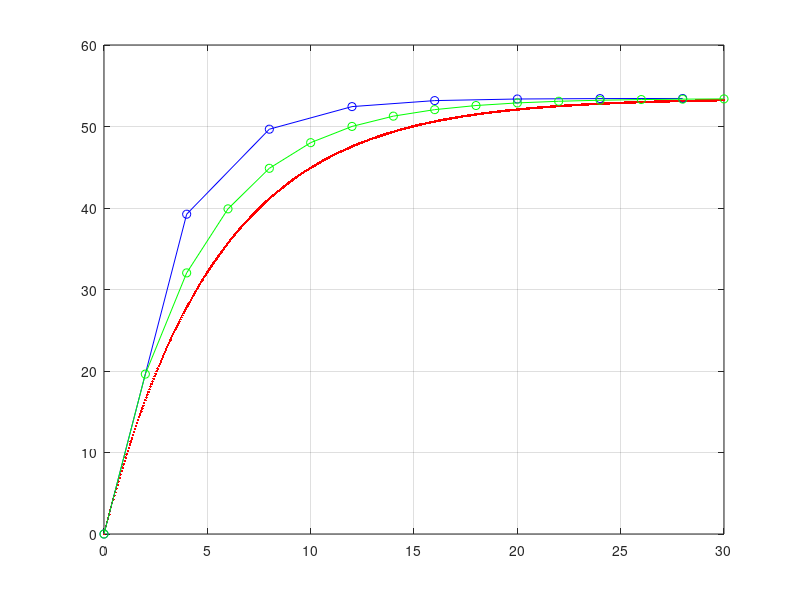

Here is the MATLAB script that generated this plot:
% PROBLEM DATA: a parachutist performs a hollow jump from a high altitude.

clear all

m=68.1; % kg-mass in kg of the parachutist

c=12.5; % kg/s drag coefficient

g=9.81; % m/s2-gravity

tf=30; % sec. the time interval initially estimated

% ANALYTICAL SOLUTION "a"

ta=0:0.05:tf; % the time

va=m*g/c*(1-exp(-c/m*ta)); % velocity

plot(ta, va,'r.')

hold on; grid on

disp('press any key')

pause

% NUMERICAL SOLUTION "n"

h=4; % sec. step time

tn=0:h:tf; % de the length of the vector tn (no. of % elements in vector vn)

l=length(tn);



vn(1)=0; % m/s-initial speed

  for i=1:(l-1),

    vn(i+1)=vn(i)+(g-c/m*vn(i))*h;

  end

plot(tn, vn, 'bo',tn, vn, 'b')

disp('press any key')

pause

%------------------resume the numerical solution with another step of time------

h=2; % sec.

tn=0:h:tf;

l=length(tn);

vn(1)=0; % m/s

  for i=1:(l-1),

    vn(i+1)=vn(i)+(g-c/m*vn(i))*h;

  end

plot(tn, vn, 'go',tn, vn,'g')

disp('press any key')

pause

%------------------resume the numerical solution with another step of time------


h=1; % sec.

tn=0:h:tf;

I=length(tn);

vn(1)=0; % m/s

